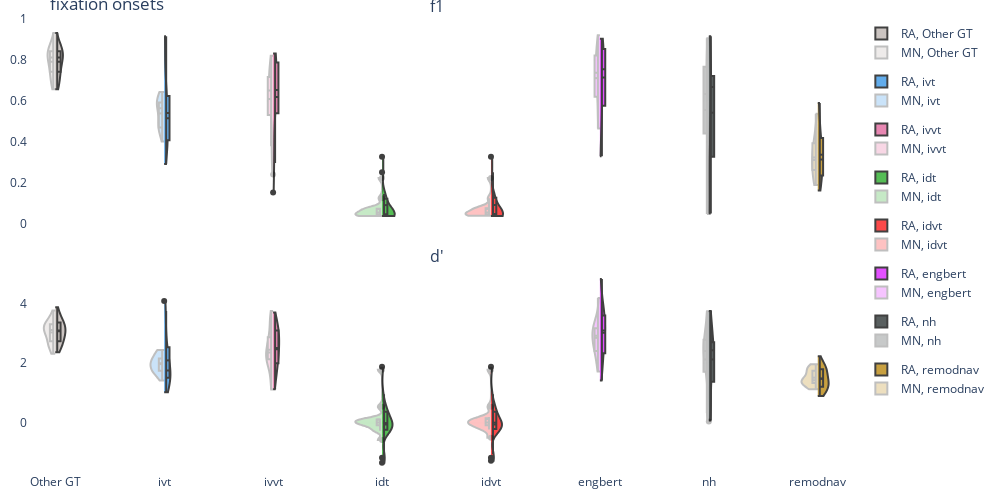

Notebook source saved alongside this figure:
### Markdown cell above
## Figures
### (1) Onset Distributions

### Code cell
onset_distribution_figure = ch_sdt.single_threshold_figure(
    csdt_metrics.loc[(slice(None), [peyes.constants.D_PRIME_STR, peyes.constants.F1_STR], slice(None)), :],
    peyes.constants.ONSET_STR,
    THRESHOLD,
    GT1,
    gt2=GT2,
    show_other_gt=True,
    share_x=True,
    colors={k: v[1] for k, v in LABELER_PLOTTING_CONFIG.items()},
)

onset_distribution_figure.update_layout(
    title=dict(text="fixation onsets"),
    width=1000, height=500,
    paper_bgcolor='rgba(0, 0, 0, 0)',
    plot_bgcolor='rgba(0, 0, 0, 0)',
    margin=dict(l=10, r=10, b=10, t=10, pad=0),
)
# onset_distribution_figure.layout.annotations = []   # remove subtitles

onset_distribution_figure.show()

### Figure 1 — Plotly figure (JSON) as saved in the notebook; plotly's stock layout.template omitted (floating-point values rounded to 4 significant figures)
{"data": [{"box": {"visible": true}, "fillcolor": "#bab0ac", "legendgroup": "Other GT", "line": {"color": "black"}, "meanline": {"visible": true}, "name": "RA, Other GT", "opacity": 0.75, "scalegroup": "f1", "showlegend": true, "side": "positive", "spanmode": "hard", "x0": "Other GT", "y": [0.8, 0.7692, 0.8421, 0.6567, 0.8308, 0.8475, 0.8235, 0.7419, 0.8571, 0.75, 0.6897, 0.6957, 0.8358, 0.931], "type": "violin", "xaxis": "x", "yaxis": "y"}, {"box": {"visible": true}, "fillcolor": "#2E91E5", "legendgroup": "ivt", "line": {"color": "black"}, "meanline": {"visible": true}, "name": "RA, ivt", "opacity": 0.75, "scalegroup": "f1", "showlegend": true, "side": "positive", "spanmode": "hard", "x0": "ivt", "y": [0.5902, 0.5455, 0.9041, 0.597, 0.3438, 0.6753, 0.4828, 0.6341, 0.9153, 0.7742, 0.2899, 0.4308, 0.4058, 0.375, 0.56, 0.4615, 0.4242, 0.3714, 0.6111, 0.4074], "type": "violin", "xaxis": "x", "yaxis": "y"}, {"box": {"visible": true}, "fillcolor": "#E15F99", "legendgroup": "ivvt", "line": {"color": "black"}, "meanline": {"visible": true}, "name": "RA, ivvt", "opacity": 0.75, "scalegroup": "f1", "showlegend": true, "side": "positive", "spanmode": "hard", "x0": "ivvt", "y": [0.7742, 0.5556, 0.6579, 0.8, 0.8182, 0.3307, 0.3697, 0.1504, 0.8308, 0.8, 0.65, 0.8, 0.7317, 0.6377, 0.75, 0.5227, 0.6494, 0.2957, 0.5859, 0.6552], "type": "violin", "xaxis": "x", "yaxis": "y"}, {"box": {"visible": true}, "fillcolor": "#1CA71C", "legendgroup": "idt", "line": {"color": "black"}, "meanline": {"visible": true}, "name": "RA, idt", "opacity": 0.75, "scalegroup": "f1", "showlegend": true, "side": "positive", "spanmode": "hard", "x0": "idt", "y": [0.04348, 0.25, 0.1333, 0.04444, 0.04082, 0.04651, 0.1429, 0.3256, 0.08333, 0.04255, 0.03571, 0.04167, 0.05714, 0.03704, 0.03704, 0.1154, 0.03571], "type": "violin", "xaxis": "x", "yaxis": "y"}, {"box": {"visible": true}, "fillcolor": "#FB0D0D", "legendgroup": "idvt", "line": {"color": "black"}, "meanline": {"visible": true}, "name": "RA, idvt", "opacity": 0.75, "scalegroup": "f1", "showlegend": true, "side": "positive", "spanmode": "hard", "x0": "idvt", "y": [0.04348, 0.25, 0.1333, 0.04444, 0.04082, 0.04651, 0.1429, 0.3256, 0.08333, 0.04255, 0.03571, 0.04167, 0.05714, 0.03846, 0.03846, 0.1224, 0.03636], "type": "violin", "xaxis": "x", "yaxis": "y"}, {"box": {"visible": true}, "fillcolor": "#DA16FF", "legendgroup": "engbert", "line": {"color": "black"}, "meanline": {"visible": true}, "name": "RA, engbert", "opacity": 0.75, "scalegroup": "f1", "showlegend": true, "side": "positive", "spanmode": "hard", "x0": "engbert", "y": [0.8852, 0.5455, 0.7945, 0.8286, 0.9032, 0.7429, 0.5263, 0.6047, 0.9, 0.8919, 0.75, 0.8065, 0.7273, 0.6176, 0.8772, 0.5366, 0.4242, 0.3284, 0.8219, 0.7586], "type": "violin", "xaxis": "x", "yaxis": "y"}, {"box": {"visible": true}, "fillcolor": "#222A2A", "legendgroup": "nh", "line": {"color": "black"}, "meanline": {"visible": true}, "name": "RA, nh", "opacity": 0.75, "scalegroup": "f1", "showlegend": true, "side": "positive", "spanmode": "hard", "x0": "nh", "y": [0.6909, 0.625, 0.05556, 0.6667, 0.7541, 0.6667, 0.09756, 0.4103, 0.9153, 0.9118, 0.7188, 0.678, 0.5294, 0.6774, 0.9091, 0.2414, 0.04762, 0.4583, 0.04878, 0.7241], "type": "violin", "xaxis": "x", "yaxis": "y"}, {"box": {"visible": true}, "fillcolor": "#B68100", "legendgroup": "remodnav", "line": {"color": "black"}, "meanline": {"visible": true}, "name": "RA, remodnav", "opacity": 0.75, "scalegroup": "f1", "showlegend": true, "side": "positive", "spanmode": "hard", "x0": "remodnav", "y": [0.4, 0.2105, 0.2979, 0.5091, 0.5882, 0.2564, 0.186, 0.16, 0.2927, 0.3556, 0.5455, 0.3077, 0.2, 0.44, 0.381, 0.4348, 0.2941, 0.2, 0.3404, 0.3158], "type": "violin", "xaxis": "x", "yaxis": "y"}, {"box": {"visible": true}, "fillcolor": "#bab0ac", "legendgroup": "Other GT", "line": {"color": "black"}, "meanline": {"visible": true}, "name": "MN, Other GT", "opacity": 0.25, "scalegroup": "f1", "showlegend": true, "side": "negative", "spanmode": "hard", "x0": "Other GT", "y": [0.8, 0.7692, 0.8421, 0.6567, 0.8308, 0.8475, 0.8235, 0.7419, 0.8571, 0.75, 0.6897, 0.6957, 0.8358, 0.931], "type": "violin", "xaxis": "x", "yaxis": "y"}, {"box": {"visible": true}, "fillcolor": "#2E91E5", "legendgroup": "ivt", "line": {"color": "black"}, "meanline": {"visible": true}, "name": "MN, ivt", "opacity": 0.25, "scalegroup": "f1", "showlegend": true, "side": "negative", "spanmode": "hard", "x0": "ivt", "y": [0.4667, 0.5, 0.6, 0.4667, 0.4, 0.5455, 0.5797, 0.4687, 0.5833, 0.625, 0.5882, 0.4722, 0.5915, 0.6429], "type": "violin", "xaxis": "x", "yaxis": "y"}, {"box": {"visible": true}, "fillcolor": "#E15F99", "legendgroup": "ivvt", "line": {"color": "black"}, "meanline": {"visible": true}, "name": "MN, ivvt", "opacity": 0.25, "scalegroup": "f1", "showlegend": true, "side": "negative", "spanmode": "hard", "x0": "ivvt", "y": [0.8197, 0.6316, 0.3846, 0.377, 0.716, 0.8169, 0.7073, 0.6667, 0.7037, 0.5556, 0.6329, 0.2393, 0.5306, 0.7333], "type": "violin", "xaxis": "x", "yaxis": "y"}, {"box": {"visible": true}, "fillcolor": "#1CA71C", "legendgroup": "idt", "line": {"color": "black"}, "meanline": {"visible": true}, "name": "MN, idt", "opacity": 0.25, "scalegroup": "f1", "showlegend": true, "side": "negative", "spanmode": "hard", "x0": "idt", "y": [0.04444, 0.2222, 0.04348, 0.0678, 0.1224, 0.04167, 0.07143, 0.04167, 0.06061, 0.07143, 0.03571, 0.07407, 0.03636, 0.04255], "type": "violin", "xaxis": "x", "yaxis": "y"}, {"box": {"visible": true}, "fillcolor": "#FB0D0D", "legendgroup": "idvt", "line": {"color": "black"}, "meanline": {"visible": true}, "name": "MN, idvt", "opacity": 0.25, "scalegroup": "f1", "showlegend": true, "side": "negative", "spanmode": "hard", "x0": "idvt", "y": [0.04444, 0.2222, 0.04348, 0.0678, 0.1224, 0.04167, 0.07143, 0.04167, 0.06061, 0.07407, 0.03704, 0.07843, 0.03704, 0.04444], "type": "violin", "xaxis": "x", "yaxis": "y"}, {"box": {"visible": true}, "fillcolor": "#DA16FF", "legendgroup": "engbert", "line": {"color": "black"}, "meanline": {"visible": true}, "name": "MN, engbert", "opacity": 0.25, "scalegroup": "f1", "showlegend": true, "side": "negative", "spanmode": "hard", "x0": "engbert", "y": [0.8333, 0.5217, 0.7397, 0.4694, 0.8219, 0.9206, 0.7792, 0.7353, 0.8727, 0.619, 0.6471, 0.4638, 0.7222, 0.8], "type": "violin", "xaxis": "x", "yaxis": "y"}, {"box": {"visible": true}, "fillcolor": "#222A2A", "legendgroup": "nh", "line": {"color": "black"}, "meanline": {"visible": true}, "name": "MN, nh", "opacity": 0.25, "scalegroup": "f1", "showlegend": true, "side": "negative", "spanmode": "hard", "x0": "nh", "y": [0.7407, 0.4706, 0.7407, 0.1364, 0.7692, 0.9, 0.5882, 0.6774, 0.9057, 0.5333, 0.04545, 0.44, 0.05, 0.7667], "type": "violin", "xaxis": "x", "yaxis": "y"}, {"box": {"visible": true}, "fillcolor": "#B68100", "legendgroup": "remodnav", "line": {"color": "black"}, "meanline": {"visible": true}, "name": "MN, remodnav", "opacity": 0.25, "scalegroup": "f1", "showlegend": true, "side": "negative", "spanmode": "hard", "x0": "remodnav", "y": [0.4103, 0.2, 0.2857, 0.2609, 0.5357, 0.35, 0.2, 0.28, 0.45, 0.3333, 0.2778, 0.1875, 0.3913, 0.35], "type": "violin", "xaxis": "x", "yaxis": "y"}, {"box": {"visible": true}, "fillcolor": "#bab0ac", "legendgroup": "Other GT", "line": {"color": "black"}, "meanline": {"visible": true}, "name": "RA, Other GT", "opacity": 0.75, "scalegroup": "d_prime", "showlegend": false, "side": "positive", "spanmode": "hard", "x0": "Other GT", "y": [3.057, 3.582, 3.416, 2.357, 3.201, 3.354, 3.118, 2.726, 3.005, 2.78, 2.552, 2.689, 3.189, 3.866], "type": "violin", "xaxis": "x2", "yaxis": "y2"}, {"box": {"visible": true}, "fillcolor": "#2E91E5", "legendgroup": "ivt", "line": {"color": "black"}, "meanline": {"visible": true}, "name": "RA, ivt", "opacity": 0.75, "scalegroup": "d_prime", "showlegend": false, "side": "positive", "spanmode": "hard", "x0": "ivt", "y": [2.175, 2.614, 4.078, 2.148, 1.253, 3.373, 1.803, 2.996, 3.745, 2.434, 1.033, 1.584, 1.421, 1.361, 1.643, 1.69, 1.585, 1.627, 2.15, 1.023], "type": "violin", "xaxis": "x2", "yaxis": "y2"}, {"box": {"visible": true}, "fillcolor": "#E15F99", "legendgroup": "ivvt", "line": {"color": "black"}, "meanline": {"visible": true}, "name": "RA, ivvt", "opacity": 0.75, "scalegroup": "d_prime", "showlegend": false, "side": "positive", "spanmode": "hard", "x0": "ivvt", "y": [3.054, 3.121, 2.374, 3.243, 3.207, 1.66, 1.507, 1.116, 3.316, 2.735, 2.511, 3.69, 2.905, 2.328, 2.354, 2.051, 2.827, 1.678, 2.416, 1.927], "type": "violin", "xaxis": "x2", "yaxis": "y2"}, {"box": {"visible": true}, "fillcolor": "#1CA71C", "legendgroup": "idt", "line": {"color": "black"}, "meanline": {"visible": true}, "name": "RA, idt", "opacity": 0.75, "scalegroup": "d_prime", "showlegend": false, "side": "positive", "spanmode": "hard", "x0": "idt", "y": [-0.05156, 1.876, 0.4348, 0.02096, -0.1007, 0.02351, 0.5198, -1.081, 0.95, -1.176, 0.3013, -0.06856, -0.2453, -0.07269, 0.02281, -0.2234, -0.2377, 0.4367, -0.2453, -1.346], "type": "violin", "xaxis": "x2", "yaxis": "y2"}, {"box": {"visible": true}, "fillcolor": "#FB0D0D", "legendgroup": "idvt", "line": {"color": "black"}, "meanline": {"visible": true}, "name": "RA, idvt", "opacity": 0.75, "scalegroup": "d_prime", "showlegend": false, "side": "positive", "spanmode": "hard", "x0": "idvt", "y": [-0.05156, 1.876, 0.4348, 0.02096, -0.1007, 0.02351, 0.5198, -1.053, 0.95, -1.176, 0.3013, -0.06856, -0.2453, -0.07269, 0.02281, -0.1773, -0.1963, 0.4958, -0.2217, -1.276], "type": "violin", "xaxis": "x2", "yaxis": "y2"}, {"box": {"visible": true}, "fillcolor": "#DA16FF", "legendgroup": "engbert", "line": {"color": "black"}, "meanline": {"visible": true}, "name": "RA, engbert", "opacity": 0.75, "scalegroup": "d_prime", "showlegend": false, "side": "positive", "spanmode": "hard", "x0": "engbert", "y": [3.997, 4.818, 3.029, 3.501, 3.752, 3.538, 2.116, 2.933, 3.647, 4.111, 2.878, 3.168, 2.731, 2.236, 3.15, 2.039, 1.585, 1.413, 3.211, 2.416], "type": "violin", "xaxis": "x2", "yaxis": "y2"}, {"box": {"visible": true}, "fillcolor": "#222A2A", "legendgroup": "nh", "line": {"color": "black"}, "meanline": {"visible": true}, "name": "RA, nh", "opacity": 0.75, "scalegroup": "d_prime", "showlegend": false, "side": "positive", "spanmode": "hard", "x0": "nh", "y": [2.543, 3.252, 0.9329, 2.403, 2.78, 2.465, 0.5954, 1.876, 3.745, 3.477, 2.606, 2.48, 1.846, 2.444, 3.57, 0.9186, 0.06976, 1.815, 0.2993, 2.241], "type": "violin", "xaxis": "x2", "yaxis": "y2"}, {"box": {"visible": true}, "fillcolor": "#B68100", "legendgroup": "remodnav", "line": {"color": "black"}, "meanline": {"visible": true}, "name": "RA, remodnav", "opacity": 0.75, "scalegroup": "d_prime", "showlegend": false, "side": "positive", "spanmode": "hard", "x0": "remodnav", "y": [1.783, 1.536, 1.368, 1.862, 2.222, 1.238, 0.9792, 0.9803, 0.8973, 1.229, 1.997, 1.531, 1.405, 1.704, 1.246, 1.802, 1.906, 1.174, 1.538, 1.15], "type": "violin", "xaxis": "x2", "yaxis": "y2"}, {"box": {"visible": true}, "fillcolor": "#bab0ac", "legendgroup": "Other GT", "line": {"color": "black"}, "meanline": {"visible": true}, "name": "MN, Other GT", "opacity": 0.25, "scalegroup": "d_prime", "showlegend": false, "side": "negative", "spanmode": "hard", "x0": "Other GT", "y": [3.091, 3.408, 3.295, 2.307, 3.169, 3.315, 3.118, 2.726, 3.068, 2.733, 2.508, 2.629, 3.22, 3.76], "type": "violin", "xaxis": "x2", "yaxis": "y2"}, {"box": {"visible": true}, "fillcolor": "#2E91E5", "legendgroup": "ivt", "line": {"color": "black"}, "meanline": {"visible": true}, "name": "MN, ivt", "opacity": 0.25, "scalegroup": "d_prime", "showlegend": false, "side": "negative", "spanmode": "hard", "x0": "ivt", "y": [1.747, 2.434, 2.385, 1.65, 1.41, 1.976, 2.025, 1.681, 1.739, 2.321, 2.153, 2.008, 2.094, 1.871], "type": "violin", "xaxis": "x2", "yaxis": "y2"}, {"box": {"visible": true}, "fillcolor": "#E15F99", "legendgroup": "ivvt", "line": {"color": "black"}, "meanline": {"visible": true}, "name": "MN, ivvt", "opacity": 0.25, "scalegroup": "d_prime", "showlegend": false, "side": "negative", "spanmode": "hard", "x0": "ivvt", "y": [3.478, 3.281, 1.894, 1.429, 2.862, 3.74, 2.741, 2.455, 2.163, 2.13, 2.551, 1.111, 2.123, 2.241], "type": "violin", "xaxis": "x2", "yaxis": "y2"}, {"box": {"visible": true}, "fillcolor": "#1CA71C", "legendgroup": "idt", "line": {"color": "black"}, "meanline": {"visible": true}, "name": "MN, idt", "opacity": 0.25, "scalegroup": "d_prime", "showlegend": false, "side": "negative", "spanmode": "hard", "x0": "idt", "y": [-0.03388, 1.775, -0.02745, 0.04128, 0.5323, -0.08492, 0.103, -0.07269, 0.06113, 0.09578, -0.2712, 0.1295, -0.231, -0.5839], "type": "violin", "xaxis": "x2", "yaxis": "y2"}, {"box": {"visible": true}, "fillcolor": "#FB0D0D", "legendgroup": "idvt", "line": {"color": "black"}, "meanline": {"visible": true}, "name": "MN, idvt", "opacity": 0.25, "scalegroup": "d_prime", "showlegend": false, "side": "negative", "spanmode": "hard", "x0": "idvt", "y": [-0.03388, 1.775, -0.02745, 0.04128, 0.5323, -0.08492, 0.103, -0.07269, 0.06113, 0.1438, -0.2297, 0.187, -0.2074, -0.508], "type": "violin", "xaxis": "x2", "yaxis": "y2"}, {"box": {"visible": true}, "fillcolor": "#DA16FF", "legendgroup": "engbert", "line": {"color": "black"}, "meanline": {"visible": true}, "name": "MN, engbert", "opacity": 0.25, "scalegroup": "d_prime", "showlegend": false, "side": "negative", "spanmode": "hard", "x0": "engbert", "y": [3.526, 3.074, 3.059, 1.712, 3.316, 4.182, 3.053, 2.77, 3.166, 2.359, 2.4, 1.925, 2.667, 2.597], "type": "violin", "xaxis": "x2", "yaxis": "y2"}, {"box": {"visible": true}, "fillcolor": "#222A2A", "legendgroup": "nh", "line": {"color": "black"}, "meanline": {"visible": true}, "name": "MN, nh", "opacity": 0.25, "scalegroup": "d_prime", "showlegend": false, "side": "negative", "spanmode": "hard", "x0": "nh", "y": [2.78, 2.393, 2.778, 0.8204, 2.827, 3.734, 2.056, 2.444, 3.449, 1.903, 0.0365, 1.708, 0.3134, 2.411], "type": "violin", "xaxis": "x2", "yaxis": "y2"}, {"box": {"visible": true}, "fillcolor": "#B68100", "legendgroup": "remodnav", "line": {"color": "black"}, "meanline": {"visible": true}, "name": "MN, remodnav", "opacity": 0.25, "scalegroup": "d_prime", "showlegend": false, "side": "negative", "spanmode": "hard", "x0": "remodnav", "y": [1.815, 1.4, 1.351, 1.31, 1.96, 1.725, 1.405, 1.152, 1.514, 1.43, 1.858, 1.118, 1.74, 1.33], "type": "violin", "xaxis": "x2", "yaxis": "y2"}], "layout": {"xaxis": {"anchor": "y", "domain": [0.0, 1.0], "matches": "x2", "showticklabels": false}, "yaxis": {"anchor": "x", "domain": [0.55, 1.0], "range": [0, 1]}, "xaxis2": {"anchor": "y2", "domain": [0.0, 1.0]}, "yaxis2": {"anchor": "x2", "domain": [0.0, 0.45]}, "annotations": [{"font": {"size": 16}, "showarrow": false, "text": "f1", "x": 0.5, "xanchor": "center", "xref": "paper", "y": 1.0, "yanchor": "bottom", "yref": "paper"}, {"font": {"size": 16}, "showarrow": false, "text": "d'", "x": 0.5, "xanchor": "center", "xref": "paper", "y": 0.45, "yanchor": "bottom", "yref": "paper"}], "title": {"text": "fixation onsets"}, "violinmode": "overlay", "boxmode": "group", "boxgroupgap": 0, "boxgap": 0, "margin": {"l": 10, "r": 10, "b": 10, "t": 10, "pad": 0}, "width": 1000, "height": 500, "paper_bgcolor": "rgba(0, 0, 0, 0)", "plot_bgcolor": "rgba(0, 0, 0, 0)"}}
